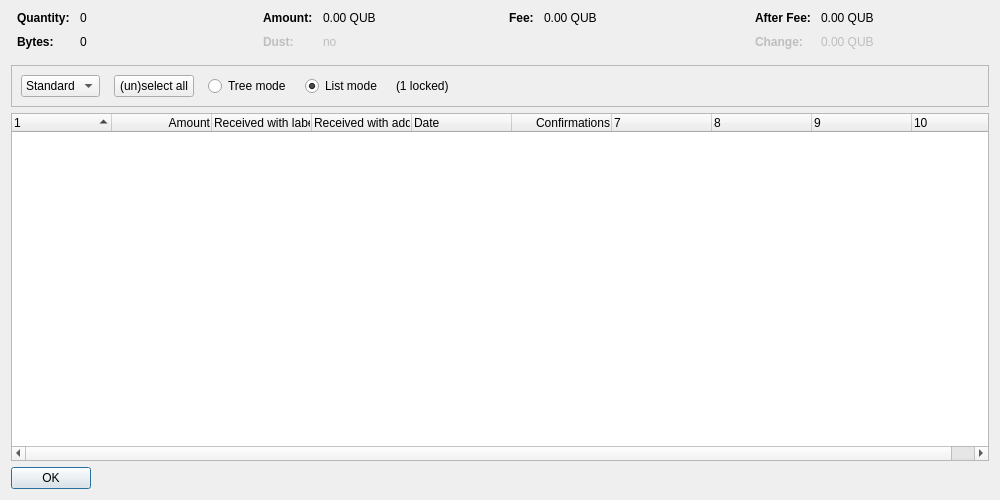
<?xml version="1.0" encoding="UTF-8"?>
<ui version="4.0">
 <class>CoinControlDialog</class>
 <widget class="QDialog" name="CoinControlDialog">
  <property name="geometry">
   <rect>
    <x>0</x>
    <y>0</y>
    <width>1000</width>
    <height>500</height>
   </rect>
  </property>
  <property name="windowTitle">
   <string>Coin Selection</string>
  </property>
  <layout class="QVBoxLayout" name="verticalLayout">
   <item>
    <layout class="QHBoxLayout" name="horizontalLayoutTop" stretch="0,0,0,0">
     <property name="topMargin">
      <number>0</number>
     </property>
     <property name="bottomMargin">
      <number>10</number>
     </property>
     <item>
      <layout class="QFormLayout" name="formLayoutCoinControl1">
       <property name="horizontalSpacing">
        <number>10</number>
       </property>
       <property name="verticalSpacing">
        <number>10</number>
       </property>
       <property name="leftMargin">
        <number>6</number>
       </property>
       <property name="rightMargin">
        <number>6</number>
       </property>
       <item row="0" column="0">
        <widget class="QLabel" name="labelCoinControlQuantityText">
         <property name="font">
          <font>
           <weight>75</weight>
           <bold>true</bold>
          </font>
         </property>
         <property name="text">
          <string>Quantity:</string>
         </property>
        </widget>
       </item>
       <item row="0" column="1">
        <widget class="QLabel" name="labelCoinControlQuantity">
         <property name="cursor">
          <cursorShape>IBeamCursor</cursorShape>
         </property>
         <property name="contextMenuPolicy">
          <enum>Qt::ActionsContextMenu</enum>
         </property>
         <property name="text">
          <string notr="true">0</string>
         </property>
         <property name="textInteractionFlags">
          <set>Qt::LinksAccessibleByMouse|Qt::TextSelectableByKeyboard|Qt::TextSelectableByMouse</set>
         </property>
        </widget>
       </item>
       <item row="1" column="0">
        <widget class="QLabel" name="labelCoinControlBytesText">
         <property name="font">
          <font>
           <weight>75</weight>
           <bold>true</bold>
          </font>
         </property>
         <property name="text">
          <string>Bytes:</string>
         </property>
        </widget>
       </item>
       <item row="1" column="1">
        <widget class="QLabel" name="labelCoinControlBytes">
         <property name="cursor">
          <cursorShape>IBeamCursor</cursorShape>
         </property>
         <property name="contextMenuPolicy">
          <enum>Qt::ActionsContextMenu</enum>
         </property>
         <property name="text">
          <string notr="true">0</string>
         </property>
         <property name="textInteractionFlags">
          <set>Qt::LinksAccessibleByMouse|Qt::TextSelectableByKeyboard|Qt::TextSelectableByMouse</set>
         </property>
        </widget>
       </item>
      </layout>
     </item>
     <item>
      <layout class="QFormLayout" name="formLayoutCoinControl2">
       <property name="horizontalSpacing">
        <number>10</number>
       </property>
       <property name="verticalSpacing">
        <number>10</number>
       </property>
       <property name="leftMargin">
        <number>6</number>
       </property>
       <property name="rightMargin">
        <number>6</number>
       </property>
       <item row="0" column="0">
        <widget class="QLabel" name="labelCoinControlAmountText">
         <property name="font">
          <font>
           <weight>75</weight>
           <bold>true</bold>
          </font>
         </property>
         <property name="text">
          <string>Amount:</string>
         </property>
        </widget>
       </item>
       <item row="0" column="1">
        <widget class="QLabel" name="labelCoinControlAmount">
         <property name="cursor">
          <cursorShape>IBeamCursor</cursorShape>
         </property>
         <property name="contextMenuPolicy">
          <enum>Qt::ActionsContextMenu</enum>
         </property>
         <property name="text">
          <string notr="true">0.00 QUB</string>
         </property>
         <property name="textInteractionFlags">
          <set>Qt::LinksAccessibleByMouse|Qt::TextSelectableByKeyboard|Qt::TextSelectableByMouse</set>
         </property>
        </widget>
       </item>
       <item row="1" column="0">
        <widget class="QLabel" name="labelCoinControlLowOutputText">
         <property name="enabled">
          <bool>false</bool>
         </property>
         <property name="font">
          <font>
           <weight>75</weight>
           <bold>true</bold>
          </font>
         </property>
         <property name="text">
          <string>Dust:</string>
         </property>
        </widget>
       </item>
       <item row="1" column="1">
        <widget class="QLabel" name="labelCoinControlLowOutput">
         <property name="enabled">
          <bool>false</bool>
         </property>
         <property name="cursor">
          <cursorShape>IBeamCursor</cursorShape>
         </property>
         <property name="contextMenuPolicy">
          <enum>Qt::ActionsContextMenu</enum>
         </property>
         <property name="text">
          <string notr="true">no</string>
         </property>
         <property name="textInteractionFlags">
          <set>Qt::LinksAccessibleByMouse|Qt::TextSelectableByKeyboard|Qt::TextSelectableByMouse</set>
         </property>
        </widget>
       </item>
      </layout>
     </item>
     <item>
      <layout class="QFormLayout" name="formLayoutCoinControl3">
       <property name="horizontalSpacing">
        <number>10</number>
       </property>
       <property name="verticalSpacing">
        <number>10</number>
       </property>
       <property name="leftMargin">
        <number>6</number>
       </property>
       <property name="rightMargin">
        <number>6</number>
       </property>
       <item row="0" column="0">
        <widget class="QLabel" name="labelCoinControlFeeText">
         <property name="font">
          <font>
           <weight>75</weight>
           <bold>true</bold>
          </font>
         </property>
         <property name="text">
          <string>Fee:</string>
         </property>
        </widget>
       </item>
       <item row="0" column="1">
        <widget class="QLabel" name="labelCoinControlFee">
         <property name="cursor">
          <cursorShape>IBeamCursor</cursorShape>
         </property>
         <property name="contextMenuPolicy">
          <enum>Qt::ActionsContextMenu</enum>
         </property>
         <property name="text">
          <string notr="true">0.00 QUB</string>
         </property>
         <property name="textInteractionFlags">
          <set>Qt::LinksAccessibleByMouse|Qt::TextSelectableByKeyboard|Qt::TextSelectableByMouse</set>
         </property>
        </widget>
       </item>
      </layout>
     </item>
     <item>
      <layout class="QFormLayout" name="formLayoutCoinControl4">
       <property name="horizontalSpacing">
        <number>10</number>
       </property>
       <property name="verticalSpacing">
        <number>10</number>
       </property>
       <property name="leftMargin">
        <number>6</number>
       </property>
       <property name="rightMargin">
        <number>6</number>
       </property>
       <item row="0" column="0">
        <widget class="QLabel" name="labelCoinControlAfterFeeText">
         <property name="font">
          <font>
           <weight>75</weight>
           <bold>true</bold>
          </font>
         </property>
         <property name="text">
          <string>After Fee:</string>
         </property>
        </widget>
       </item>
       <item row="0" column="1">
        <widget class="QLabel" name="labelCoinControlAfterFee">
         <property name="cursor">
          <cursorShape>IBeamCursor</cursorShape>
         </property>
         <property name="contextMenuPolicy">
          <enum>Qt::ActionsContextMenu</enum>
         </property>
         <property name="text">
          <string notr="true">0.00 QUB</string>
         </property>
         <property name="textInteractionFlags">
          <set>Qt::LinksAccessibleByMouse|Qt::TextSelectableByKeyboard|Qt::TextSelectableByMouse</set>
         </property>
        </widget>
       </item>
       <item row="1" column="0">
        <widget class="QLabel" name="labelCoinControlChangeText">
         <property name="enabled">
          <bool>false</bool>
         </property>
         <property name="font">
          <font>
           <weight>75</weight>
           <bold>true</bold>
          </font>
         </property>
         <property name="text">
          <string>Change:</string>
         </property>
        </widget>
       </item>
       <item row="1" column="1">
        <widget class="QLabel" name="labelCoinControlChange">
         <property name="enabled">
          <bool>false</bool>
         </property>
         <property name="cursor">
          <cursorShape>IBeamCursor</cursorShape>
         </property>
         <property name="contextMenuPolicy">
          <enum>Qt::ActionsContextMenu</enum>
         </property>
         <property name="text">
          <string notr="true">0.00 QUB</string>
         </property>
         <property name="textInteractionFlags">
          <set>Qt::LinksAccessibleByMouse|Qt::TextSelectableByKeyboard|Qt::TextSelectableByMouse</set>
         </property>
        </widget>
       </item>
      </layout>
     </item>
    </layout>
   </item>
   <item>
    <widget class="QFrame" name="frame">
     <property name="minimumSize">
      <size>
       <width>0</width>
       <height>40</height>
      </size>
     </property>
     <property name="frameShape">
      <enum>QFrame::StyledPanel</enum>
     </property>
     <property name="frameShadow">
      <enum>QFrame::Sunken</enum>
     </property>
     <layout class="QHBoxLayout" name="horizontalLayout">
      <item>
       <layout class="QHBoxLayout" name="horizontalLayoutPanel" stretch="0,0,0,0,0,0">
        <property name="spacing">
         <number>14</number>
        </property>
        <item>
         <widget class="QComboBox" name="cbxType">
          <item>
           <property name="text">
            <string>Standard</string>
           </property>
          </item>
          <item>
           <property name="text">
            <string>Blind</string>
           </property>
          </item>
          <item>
           <property name="text">
            <string>Anon</string>
           </property>
          </item>
         </widget>
        </item>
        <item>
         <widget class="QPushButton" name="pushButtonSelectAll">
          <property name="sizePolicy">
           <sizepolicy hsizetype="Maximum" vsizetype="Fixed">
            <horstretch>0</horstretch>
            <verstretch>0</verstretch>
           </sizepolicy>
          </property>
          <property name="text">
           <string>(un)select all</string>
          </property>
          <property name="autoDefault">
           <bool>false</bool>
          </property>
         </widget>
        </item>
        <item>
         <widget class="QRadioButton" name="radioTreeMode">
          <property name="sizePolicy">
           <sizepolicy hsizetype="Maximum" vsizetype="Fixed">
            <horstretch>0</horstretch>
            <verstretch>0</verstretch>
           </sizepolicy>
          </property>
          <property name="text">
           <string>Tree mode</string>
          </property>
         </widget>
        </item>
        <item>
         <widget class="QRadioButton" name="radioListMode">
          <property name="sizePolicy">
           <sizepolicy hsizetype="Maximum" vsizetype="Fixed">
            <horstretch>0</horstretch>
            <verstretch>0</verstretch>
           </sizepolicy>
          </property>
          <property name="text">
           <string>List mode</string>
          </property>
          <property name="checked">
           <bool>true</bool>
          </property>
         </widget>
        </item>
        <item>
         <widget class="QLabel" name="labelLocked">
          <property name="text">
           <string notr="true">(1 locked)</string>
          </property>
         </widget>
        </item>
        <item>
         <spacer name="horizontalSpacer">
          <property name="orientation">
           <enum>Qt::Horizontal</enum>
          </property>
          <property name="sizeHint" stdset="0">
           <size>
            <width>40</width>
            <height>20</height>
           </size>
          </property>
         </spacer>
        </item>
       </layout>
      </item>
     </layout>
    </widget>
   </item>
   <item>
    <widget class="CoinControlTreeWidget" name="treeWidget">
     <property name="contextMenuPolicy">
      <enum>Qt::CustomContextMenu</enum>
     </property>
     <property name="sortingEnabled">
      <bool>false</bool>
     </property>
     <property name="columnCount">
      <number>10</number>
     </property>
     <attribute name="headerShowSortIndicator" stdset="0">
      <bool>true</bool>
     </attribute>
     <attribute name="headerStretchLastSection">
      <bool>false</bool>
     </attribute>
     <column>
      <property name="text">
       <string/>
      </property>
     </column>
     <column>
      <property name="text">
       <string>Amount</string>
      </property>
      <property name="textAlignment">
       <set>AlignTrailing|AlignVCenter</set>
      </property>
     </column>
     <column>
      <property name="text">
       <string>Received with label</string>
      </property>
     </column>
     <column>
      <property name="text">
       <string>Received with address</string>
      </property>
     </column>
     <column>
      <property name="text">
       <string>Date</string>
      </property>
     </column>
     <column>
      <property name="text">
       <string>Confirmations</string>
      </property>
      <property name="toolTip">
       <string>Confirmed</string>
      </property>
      <property name="textAlignment">
       <set>AlignTrailing|AlignVCenter</set>
      </property>
     </column>
     <column>
      <property name="text">
       <string/>
      </property>
     </column>
     <column>
      <property name="text">
       <string/>
      </property>
     </column>
     <column>
      <property name="text">
       <string/>
      </property>
     </column>
     <column>
      <property name="text">
       <string/>
      </property>
     </column>
    </widget>
   </item>
   <item>
    <widget class="QDialogButtonBox" name="buttonBox">
     <property name="sizePolicy">
      <sizepolicy hsizetype="Maximum" vsizetype="Fixed">
       <horstretch>0</horstretch>
       <verstretch>0</verstretch>
      </sizepolicy>
     </property>
     <property name="orientation">
      <enum>Qt::Horizontal</enum>
     </property>
     <property name="standardButtons">
      <set>QDialogButtonBox::Ok</set>
     </property>
    </widget>
   </item>
  </layout>
 </widget>
 <customwidgets>
  <customwidget>
   <class>CoinControlTreeWidget</class>
   <extends>QTreeWidget</extends>
   <header>qt/coincontroltreewidget.h</header>
  </customwidget>
 </customwidgets>
 <resources/>
 <connections/>
</ui>
